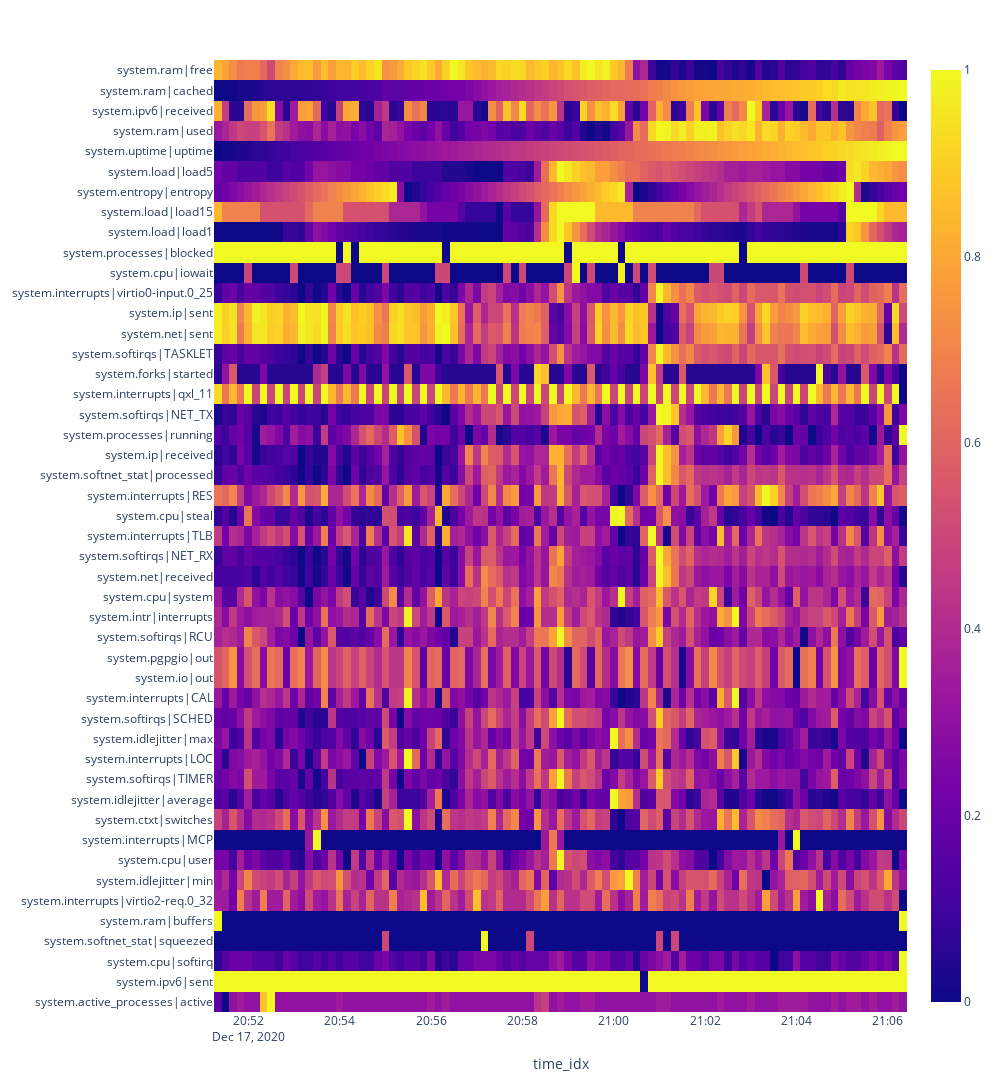

Notebook code cell kept with this figure:
### Code cell
from plotly.offline import iplot

fig = px.imshow(df.transpose())
fig.update_layout(
    autosize=False,
    width=1000,
    height=1200)
iplot(fig)

### Figure 1 — Plotly figure (JSON) as saved in the notebook; plotly's stock layout.template omitted (floating-point values rounded to 4 significant figures; data arrays with more than 128 entries replaced by an {"elided": "..."} marker saying what was removed)
{"data": [{"coloraxis": "coloraxis", "hovertemplate": "time_idx: %{x}<br>y: %{y}<br>color: %{z}<extra></extra>", "name": "0", "type": "heatmap", "x": ["2020-12-17T20:51:20", "2020-12-17T20:51:30", "2020-12-17T20:51:40", "2020-12-17T20:51:50", "2020-12-17T20:52:00", "2020-12-17T20:52:10", "2020-12-17T20:52:20", "2020-12-17T20:52:30", "2020-12-17T20:52:40", "2020-12-17T20:52:50", "2020-12-17T20:53:00", "2020-12-17T20:53:10", "2020-12-17T20:53:20", "2020-12-17T20:53:30", "2020-12-17T20:53:40", "2020-12-17T20:53:50", "2020-12-17T20:54:00", "2020-12-17T20:54:10", "2020-12-17T20:54:20", "2020-12-17T20:54:30", "2020-12-17T20:54:40", "2020-12-17T20:54:50", "2020-12-17T20:55:00", "2020-12-17T20:55:10", "2020-12-17T20:55:20", "2020-12-17T20:55:30", "2020-12-17T20:55:40", "2020-12-17T20:55:50", "2020-12-17T20:56:00", "2020-12-17T20:56:10", "2020-12-17T20:56:20", "2020-12-17T20:56:30", "2020-12-17T20:56:40", "2020-12-17T20:56:50", "2020-12-17T20:57:00", "2020-12-17T20:57:10", "2020-12-17T20:57:20", "2020-12-17T20:57:30", "2020-12-17T20:57:40", "2020-12-17T20:57:50", "2020-12-17T20:58:00", "2020-12-17T20:58:10", "2020-12-17T20:58:20", "2020-12-17T20:58:30", "2020-12-17T20:58:40", "2020-12-17T20:58:50", "2020-12-17T20:59:00", "2020-12-17T20:59:10", "2020-12-17T20:59:20", "2020-12-17T20:59:30", "2020-12-17T20:59:40", "2020-12-17T20:59:50", "2020-12-17T21:00:00", "2020-12-17T21:00:10", "2020-12-17T21:00:20", "2020-12-17T21:00:30", "2020-12-17T21:00:40", "2020-12-17T21:00:50", "2020-12-17T21:01:00", "2020-12-17T21:01:10", "2020-12-17T21:01:20", "2020-12-17T21:01:30", "2020-12-17T21:01:40", "2020-12-17T21:01:50", "2020-12-17T21:02:00", "2020-12-17T21:02:10", "2020-12-17T21:02:20", "2020-12-17T21:02:30", "2020-12-17T21:02:40", "2020-12-17T21:02:50", "2020-12-17T21:03:00", "2020-12-17T21:03:10", "2020-12-17T21:03:20", "2020-12-17T21:03:30", "2020-12-17T21:03:40", "2020-12-17T21:03:50", "2020-12-17T21:04:00", "2020-12-17T21:04:10", "2020-12-17T21:04:20", "2020-12-17T21:04:30", "2020-12-17T21:04:40", "2020-12-17T21:04:50", "2020-12-17T21:05:00", "2020-12-17T21:05:10", "2020-12-17T21:05:20", "2020-12-17T21:05:30", "2020-12-17T21:05:40", "2020-12-17T21:05:50", "2020-12-17T21:06:00", "2020-12-17T21:06:10", "2020-12-17T21:06:20"], "xaxis": "x", "y": ["system.ram|free", "system.ram|cached", "system.ipv6|received", "system.ram|used", "system.uptime|uptime", "system.load|load5", "system.entropy|entropy", "system.load|load15", "system.load|load1", "system.processes|blocked", "system.cpu|iowait", "system.interrupts|virtio0-input.0_25", "system.ip|sent", "system.net|sent", "system.softirqs|TASKLET", "system.forks|started", "system.interrupts|qxl_11", "system.softirqs|NET_TX", "system.processes|running", "system.ip|received", "system.softnet_stat|processed", "system.interrupts|RES", "system.cpu|steal", "system.interrupts|TLB", "system.softirqs|NET_RX", "system.net|received", "system.cpu|system", "system.intr|interrupts", "system.softirqs|RCU", "system.pgpgio|out", "system.io|out", "system.interrupts|CAL", "system.softirqs|SCHED", "system.idlejitter|max", "system.interrupts|LOC", "system.softirqs|TIMER", "system.idlejitter|average", "system.ctxt|switches", "system.interrupts|MCP", "system.cpu|user", "system.idlejitter|min", "system.interrupts|virtio2-req.0_32", "system.ram|buffers", "system.softnet_stat|squeezed", "system.cpu|softirq", "system.ipv6|sent", "system.active_processes|active"], "yaxis": "y", "z": {"elided": "47x91 float values"}}], "layout": {"autosize": false, "coloraxis": {"colorscale": [[0, "#0d0887"], [0.1111, "#46039f"], [0.2222, "#7201a8"], [0.3333, "#9c179e"], [0.4444, "#bd3786"], [0.5556, "#d8576b"], [0.6667, "#ed7953"], [0.7778, "#fb9f3a"], [0.8889, "#fdca26"], [1, "#f0f921"]]}, "height": 1200, "margin": {"t": 60}, "width": 1000, "xaxis": {"anchor": "y", "constrain": "domain", "domain": [0, 1], "scaleanchor": "y", "title": {"text": "time_idx"}}, "yaxis": {"anchor": "x", "autorange": "reversed", "constrain": "domain", "domain": [0, 1]}}}
